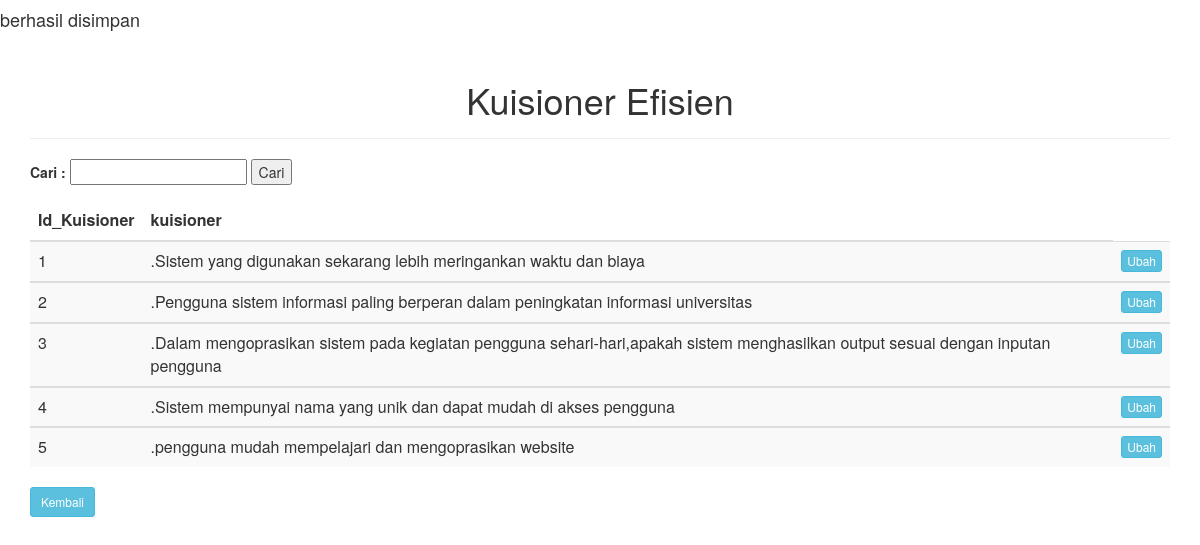
Page /admin/s_ubahkuisionere.php on the committed database.
### tables this page shows
CREATE TABLE `k_efisien` (
  `id_kuisioner` int(11) NOT NULL,
  `kuisioner` text NOT NULL
);

### admin/tampilkuisionere.php (the view, shortened to what this page needs)
<!DOCTYPE HTML>
<html>
<head>
	<link href="css1/bootstrap.css" rel="stylesheet">
</head>
<?php
			$data=mysql_query("select *from k_efisien");
?>
<body>
<div class="container">
	<div class="page-header" align="center"><h1>Kuisioner Efisien</h1></div>
	<form action="tampilkuisionere.php" method="get">
		<label>Cari :</label>
		<input type="text" name="cari">
		<input type="submit" value="Cari">
	</form>
	<table class="table table-striped">
		<thead>
			<th>Id_Kuisioner</th>
			<th>kuisioner</th>
		</thead>
		<tbody>
	<?php
		if(isset($_GET['cari'])){
			$cari = $_GET['cari'];
			$data = mysql_query("select * from k_efisien where id_kuisioner like '%".$cari."%'");
		}else{
		$data = mysql_query("select * from k_efisien");
	}
		while($d=mysql_fetch_array($data)){
		?>
			<td><?php echo $d['id_kuisioner']; ?></td>
			<td><?php echo $d['kuisioner']; ?></td>
		<td><a class="btn btn-info btn-xs" a href="ubahkuisionere.php?id_kuisioner=<?php echo $d['id_kuisioner']; ?>">Ubah</td>
		</tbody>
		<?php
		}
	?>
	</table>
	<a class="btn btn-info btn-sm" href="dashboard.php">Kembali</a>
</div>
</body>
</html>

### rows in the picture
k_efisien: id_kuisioner "1", kuisioner ".Sistem yang digunakan sekarang lebih meringankan waktu dan biaya"
k_efisien: id_kuisioner "2", kuisioner ".Pengguna sistem informasi paling berperan dalam peningkatan informasi universitas"
k_efisien: id_kuisioner "3", kuisioner ".Dalam mengoprasikan sistem pada kegiatan pengguna sehari-hari,apakah sistem menghasilkan output sesuai dengan inputan pengguna"
k_efisien: id_kuisioner "4", kuisioner ".Sistem mempunyai nama yang unik dan dapat mudah di akses pengguna"
k_efisien: id_kuisioner "5", kuisioner ".pengguna mudah mempelajari dan mengoprasikan website"
